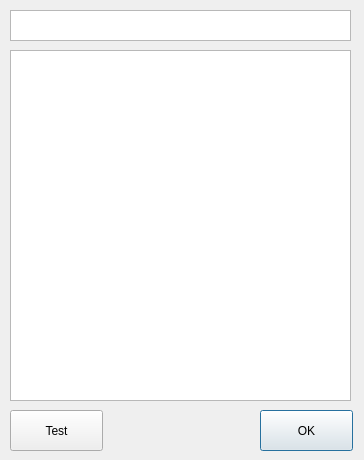
<?xml version="1.0" encoding="UTF-8"?>
<ui version="4.0">
 <class>SelectAbnomaForm</class>
 <widget class="QDialog" name="SelectAbnomaForm">
  <property name="geometry">
   <rect>
    <x>0</x>
    <y>0</y>
    <width>364</width>
    <height>460</height>
   </rect>
  </property>
  <property name="windowTitle">
   <string>Dialog</string>
  </property>
  <widget class="QPushButton" name="pushButton">
   <property name="geometry">
    <rect>
     <x>260</x>
     <y>410</y>
     <width>93</width>
     <height>41</height>
    </rect>
   </property>
   <property name="text">
    <string>OK</string>
   </property>
  </widget>
  <widget class="QPlainTextEdit" name="txtSearch">
   <property name="geometry">
    <rect>
     <x>10</x>
     <y>10</y>
     <width>341</width>
     <height>31</height>
    </rect>
   </property>
  </widget>
  <widget class="QPushButton" name="pushButton_2">
   <property name="geometry">
    <rect>
     <x>10</x>
     <y>410</y>
     <width>93</width>
     <height>41</height>
    </rect>
   </property>
   <property name="text">
    <string>Test</string>
   </property>
  </widget>
  <widget class="QTableView" name="tvMain">
   <property name="geometry">
    <rect>
     <x>10</x>
     <y>50</y>
     <width>341</width>
     <height>351</height>
    </rect>
   </property>
  </widget>
 </widget>
 <resources/>
 <connections>
  <connection>
   <sender>pushButton</sender>
   <signal>clicked()</signal>
   <receiver>SelectAbnomaForm</receiver>
   <slot>btnOK_clicked()</slot>
   <hints>
    <hint type="sourcelabel">
     <x>197</x>
     <y>428</y>
    </hint>
    <hint type="destinationlabel">
     <x>135</x>
     <y>424</y>
    </hint>
   </hints>
  </connection>
  <connection>
   <sender>pushButton_2</sender>
   <signal>clicked()</signal>
   <receiver>SelectAbnomaForm</receiver>
   <slot>btnTest_clicked()</slot>
   <hints>
    <hint type="sourcelabel">
     <x>52</x>
     <y>427</y>
    </hint>
    <hint type="destinationlabel">
     <x>115</x>
     <y>446</y>
    </hint>
   </hints>
  </connection>
 </connections>
 <slots>
  <slot>btnOK_clicked()</slot>
  <slot>btnTest_clicked()</slot>
 </slots>
</ui>
